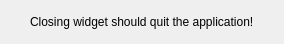
<?xml version="1.0" encoding="UTF-8"?>
<ui version="4.0">
 <class>Widget</class>
 <widget class="QWidget" name="Widget">
  <property name="geometry">
   <rect>
    <x>0</x>
    <y>0</y>
    <width>284</width>
    <height>44</height>
   </rect>
  </property>
  <property name="windowTitle">
   <string>Test Invisible Widget</string>
  </property>
  <layout class="QGridLayout" name="gridLayout">
   <item row="0" column="1">
    <spacer name="verticalSpacer_2">
     <property name="orientation">
      <enum>Qt::Vertical</enum>
     </property>
     <property name="sizeHint" stdset="0">
      <size>
       <width>20</width>
       <height>0</height>
      </size>
     </property>
    </spacer>
   </item>
   <item row="1" column="0">
    <spacer name="horizontalSpacer">
     <property name="orientation">
      <enum>Qt::Horizontal</enum>
     </property>
     <property name="sizeHint" stdset="0">
      <size>
       <width>0</width>
       <height>20</height>
      </size>
     </property>
    </spacer>
   </item>
   <item row="1" column="1">
    <widget class="QLabel" name="label">
     <property name="text">
      <string>Closing widget should quit the application!</string>
     </property>
    </widget>
   </item>
   <item row="1" column="2">
    <spacer name="horizontalSpacer_2">
     <property name="orientation">
      <enum>Qt::Horizontal</enum>
     </property>
     <property name="sizeHint" stdset="0">
      <size>
       <width>0</width>
       <height>20</height>
      </size>
     </property>
    </spacer>
   </item>
   <item row="2" column="1">
    <spacer name="verticalSpacer">
     <property name="orientation">
      <enum>Qt::Vertical</enum>
     </property>
     <property name="sizeHint" stdset="0">
      <size>
       <width>20</width>
       <height>0</height>
      </size>
     </property>
    </spacer>
   </item>
  </layout>
 </widget>
 <resources/>
 <connections/>
</ui>
